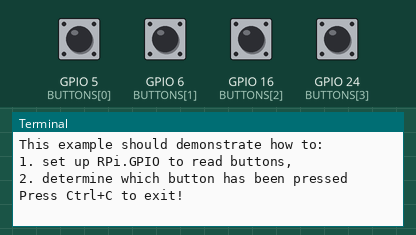
Bench run of a program on a simulated Raspberry Pi (BCM pin numbers). Parts: the last lines printed to the terminal. The inputs (shaded band) are chosen by the test bench; at power-on: GPIO 5 (BUTTONS[0]), GPIO 6 (BUTTONS[1]), GPIO 16 (BUTTONS[2]), GPIO 24 (BUTTONS[3]) HIGH. The clock reads 2024-03-15 10:24:30 at power-on unless the program sets it.

Above: at 1.2 s.
1.3 s: GPIO 5 (BUTTONS[0]) pulled LOW for 0.15 s
At 2.5 s:
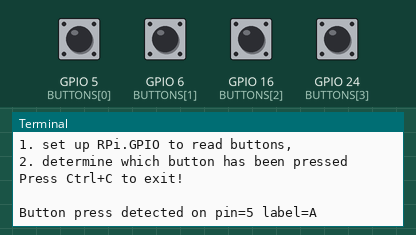
2.9 s: GPIO 6 (BUTTONS[1]) pulled LOW for 0.15 s
At 3.7 s:
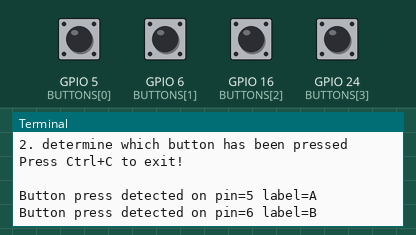
4.5 s: GPIO 16 (BUTTONS[2]) pulled LOW for 0.15 s
At 4.9 s:
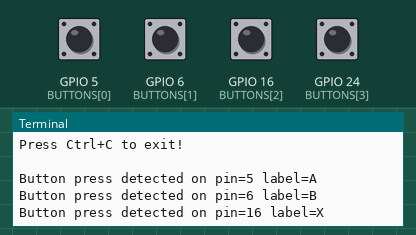
6.1 s: GPIO 24 (BUTTONS[3]) pulled LOW for 0.15 s
At 7.3 s:
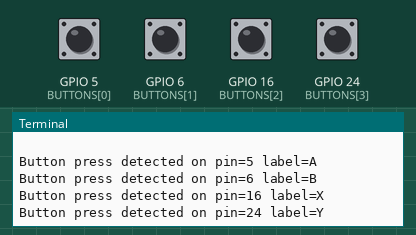

Measured:
- after the input at 1.3 s, the terminal: prints a new line at once (image 1)
- after the input at 2.9 s, the terminal: prints a new line at once (image 2)
- after the input at 4.5 s, the terminal: prints a new line at once (image 3)
- after the input at 6.1 s, the terminal: prints a new line at once (image 4)

The program:

read_gpio_pins.py
```python
#!/usr/bin/env python
# Script from: https://community.volumio.org/t/for-pimoroni-pirate-audio-device-users-python-code-to-unleash-the-power-of-your-hat/43702/28
# Tested with recent version of Pirate Audio Headphone Amp, https://github.com/bjohas, 2023-05-07

import sys
import logging
# logging.getLogger('socketIO-client').setLevel(logging.DEBUG)
# logging.basicConfig()

import signal
import RPi.GPIO as GPIO

print("""buttons.py - Detect which button has been pressed
This example should demonstrate how to:
1. set up RPi.GPIO to read buttons,
2. determine which button has been pressed
Press Ctrl+C to exit!
""")

# The buttons on Pirate Audio are connected to pins 5, 6, 16 and 24
# Boards prior to 23 January 2020 used 5, 6, 16 and 20
# try changing 24 to 20 if your Y button doesn't work.
BUTTONS = [5, 6, 16, 24]

# These correspond to buttons A, B, X and Y respectively
LABELS = ['A', 'B', 'X', 'Y']

# Set up RPi.GPIO with the "BCM" numbering scheme
GPIO.setmode(GPIO.BCM)

# Buttons connect to ground when pressed, so we should set them up
# with a "PULL UP", which weakly pulls the input signal to 3.3V.
GPIO.setup(BUTTONS, GPIO.IN, pull_up_down=GPIO.PUD_UP)


# "handle_button" will be called every time a button is pressed
# It receives one argument: the associated input pin.
def handle_button(pin):
    label = LABELS[BUTTONS.index(pin)]
    print("Button press detected on pin={} label={}".format(pin, label))
    #if pin == 16:
    #    print('initalisiere Shutdown')
    sys.stdout.flush()

# Loop through out buttons and attach the "handle_button" function to each
# We're watching the "FALLING" edge (transition from 3.3V to Ground) and
# picking a generous bouncetime of 100ms to smooth out button presses.
for pin in BUTTONS:
    GPIO.add_event_detect(pin, GPIO.FALLING, handle_button, bouncetime=250)

# Finally, since button handlers don't require a "while True" loop,
# we pause the script to prevent it exiting immediately.
signal.pause()
```
